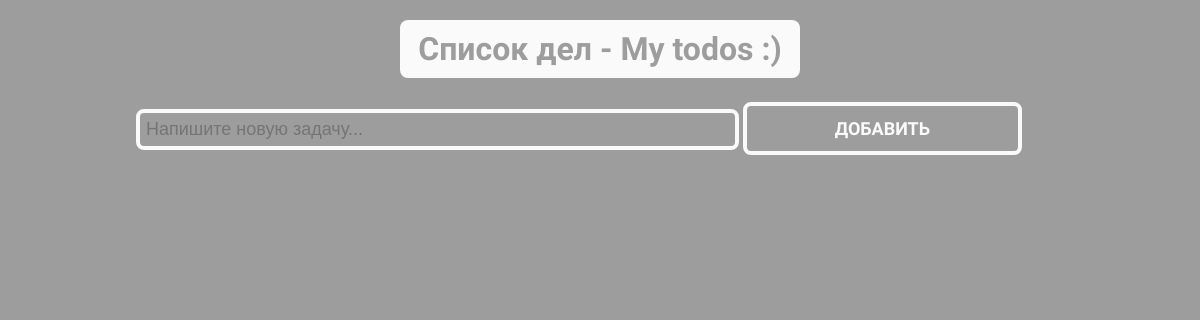
/test/, run on an earlier commit of the app's database.
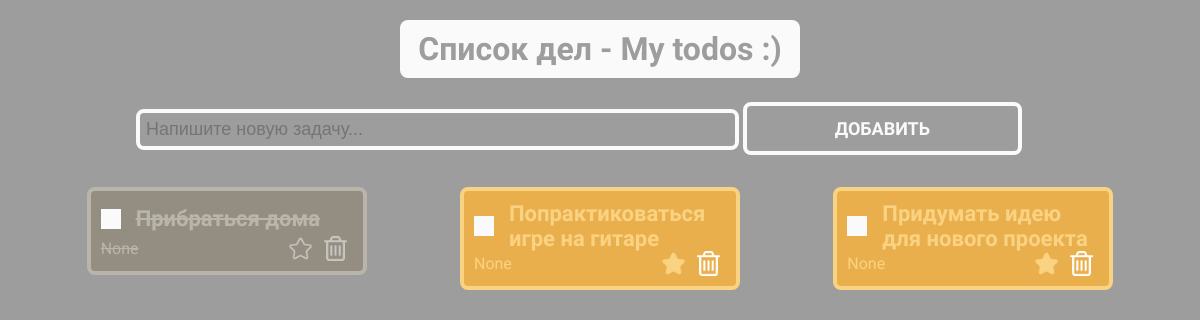
And on a later commit of the database.
### main/models.py (models this page shows)
class ToDo(models.Model):
    text = models.CharField(max_length=100)
    date_created = models.DateTimeField(auto_now_add=True)
    is_done = models.BooleanField(default=False)
    is_favorite = models.BooleanField(default=False)

### main/views.py (the view)
# urls.py: path('test/', test, name="test"),
def test(req):
    todo_list = ToDo.objects.all()
    return render(req, "test.html", { "todo_list": todo_list })

### main/templates/test.html (shortened to what this page needs)
{% load static %}
<!DOCTYPE html>
<html lang="en">
<head>
    <link rel="stylesheet" href="{% static 'style.css' %}">
    <link rel="stylesheet" href="{% static 'checkbox.css' %}">
</head>
<body>
    <section>
        <h1>Список дел - My todos :)</h1>
        <div class="todo-create-container">
            <form action="{% url 'add-todo' %}" method="post">
                <input
                    class="todo-create-input"
                    type="text"
                    placeholder="Напишите новую задачу..."
                    name="todo-input"
                />
                <button class="todo-create-button">Добавить</button>
            </form>
        </div>
        <div class="todo-items">
            {% for todo in todo_list %}
                <div class="todo-item {% if todo.is_done %}done{% elif todo.is_favorite %}marked{% endif %}">
                    <div class="todo-item-header">
                        <label class="checkbox-container">
                            <span class="checkmark"></span>
                        </label>
                        <h4>{{ todo.text }}</h4>
                    </div>
                    <div class="todo-item-footer">
                        <p>{{ todo.date_created }}</p>
                        <div class="todo-item-actions">
                            {% if todo.is_favorite %}
                                <img src="{% static 'assets/starred.png' %}" alt="Favorite">
                            {% else %}
                                <img src="{% static 'assets/unstarred.png' %}" alt="Favorite">
                            {% endif %}
                            <img src="{% static 'assets/bin.png' %}" alt="Delete">
                        </div>
                    </div>
                </div>
            {% endfor %}
        </div>
    </section>
</body>
</html>

### main/static/style.css (style rules this page uses)
:root { --bg-color: #9d9d9d; --todo-border-radius: 8px; --todo-ui-background: #9d9d9d; --todo-ui-foreground: #fafafa; --todo-ui-active: #8deda7; --todo-card-background: #58aeee; --todo-card-foreground: #9ad1f9; --todo-card-background-marked: #eaaf4d; --todo-card-foreground-marked: #f9d381; --todo-card-background-done: #948e82; --todo-card-foreground-done: #bab5aa; }
* { padding: 0; margin: 0; box-sizing: border-box; }
body { font-family: 'Balsamiq Sans', 'Segoe UI', Tahoma, Geneva, Verdana, sans-serif; background-color: var(--bg-color); }
h1 { padding: 10px 18px; margin-bottom: 24px; background-color: var(--todo-ui-foreground); color: var(--todo-ui-background); border-radius: var(--todo-border-radius); font-size: 32px; font-weight: bold; }
section { width: 100%; padding: 20px; display: flex; flex-direction: column; align-items: center; }
form { width: 100%; display: inline-block; }
.todo-create-container { display: flex; justify-content: space-between; width: 80%; }
.todo-create-input { width: 65%; padding: 6px 6px; font-size: 18px; background-color: var(--todo-ui-background); border: 4px solid var(--todo-ui-foreground); border-radius: var(--todo-border-radius); outline: none; }
.todo-create-button { width: 30%; padding: 12px 20px; color: var(--todo-ui-foreground); background-color: var(--todo-ui-background); border: 4px solid var(--todo-ui-foreground); border-radius: var(--todo-border-radius); font-family: inherit; font-size: 18px; font-weight: bold; text-transform: uppercase; cursor: pointer; outline: none; }
.todo-items { width: 100%; padding: 20px; display: flex; justify-content: space-around; flex-wrap: wrap; }
.todo-item { width: 25%; height: fit-content; min-width: 240px; padding: 10px; margin: 12px; border: 4px solid var(--todo-card-foreground); border-radius: var(--todo-border-radius); background-color: var(--todo-card-background); }
.todo-item h4 { color: var(--todo-card-foreground); font-size: 22px; }
.todo-item p, .todo-item span { color: var(--todo-card-foreground); }
.todo-item.done { background-color: var(--todo-card-background-done); border-color: var(--todo-card-foreground-done); text-decoration: line-through var(--todo-card-foreground-done); }
.todo-item.done h4, .todo-item.done p, .todo-item.done span { color: var(--todo-card-foreground-done); }
.todo-item.done img { opacity: 0.5; }
.todo-item.marked { background-color: var(--todo-card-background-marked); border-color: var(--todo-card-foreground-marked); }
.todo-item.marked h4, .todo-item.marked p, .todo-item.marked span { color: var(--todo-card-foreground-marked); }
.todo-item-header { display: flex; align-items: center; min-height: 35px; }
.todo-item-footer { display: flex; justify-content: space-between; align-items: center; bottom: 0; }
.todo-item-footer .todo-item-actions { display: flex; }
.todo-item-footer img { width: 25px; height: 25px; margin: 0 5px; cursor: pointer; }

### main/static/checkbox.css (style rules this page uses)
.checkbox-container { display: block; position: relative; padding-left: 35px; margin-bottom: 12px; cursor: pointer; font-size: 22px; -webkit-user-select: none; -moz-user-select: none; -ms-user-select: none; user-select: none; }
.checkmark { position: absolute; top: -4px; left: 0; height: 20px; width: 20px; background-color: var(--todo-ui-foreground); }
.checkmark:after { content: ""; position: absolute; display: none; }
.checkbox-container .checkmark:after { left: 6px; top: 1px; width: 5px; height: 10px; border: solid white; border-width: 0 3px 3px 0; -webkit-transform: rotate(45deg); -ms-transform: rotate(45deg); transform: rotate(45deg); }

What changed in the data, as far as the page shows it:
added ToDo: text "Прибраться дома", date_created "None", is_favorite False (drawn), is_done True (drawn)
added ToDo: text "Попрактиковаться игре на гитаре", date_created "None", is_favorite True (drawn)
added ToDo: text "Придумать идею для нового проекта", date_created "None", is_favorite True (drawn)
